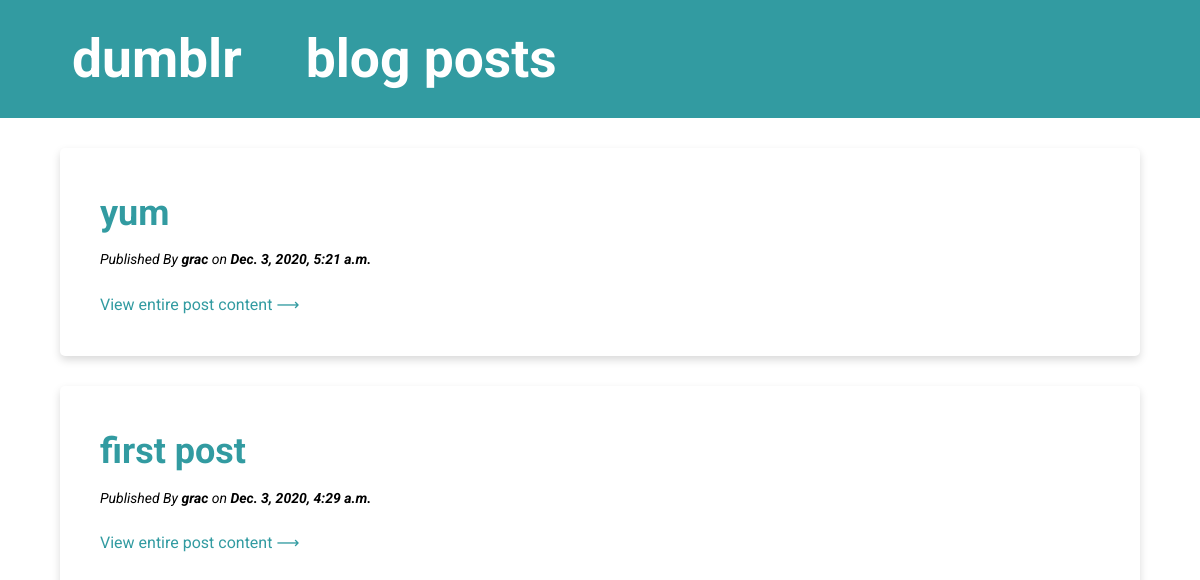
The app's page /blog, older data.
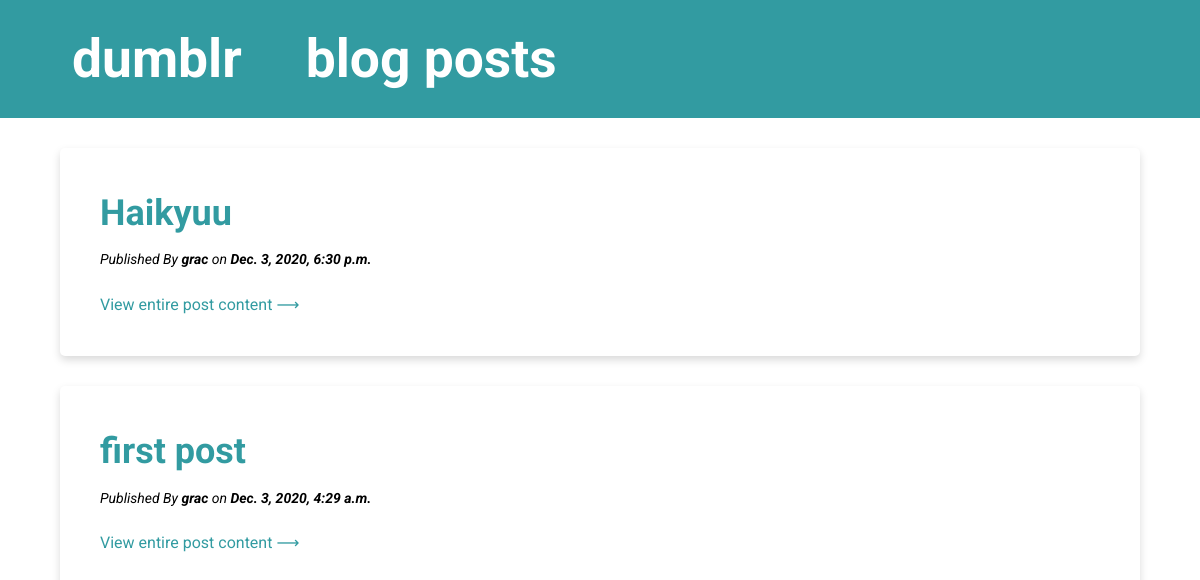
The same page, newer data.
### blog/models.py (models this page shows, shortened)
class Post(models.Model):
    author = models.ForeignKey(settings.AUTH_USER_MODEL, on_delete=models.CASCADE)
    title = models.CharField(max_length=200)
    text = models.TextField()
    created_date = models.DateTimeField(default=timezone.now)
    published_date = models.DateTimeField(blank=True, null=True)

### blog/views.py (the view)
# urls.py: path('blog', views.post_list, name='post_list'),
def post_list(request):
    posts = Post.objects.filter(published_date__lte=timezone.now()).order_by('-published_date')
    return render(request, 'blog/post_list.html', {'posts': posts})

### blog/templates/blog/post_list.html
{% extends 'blog/base.html' %}
{% load staticfiles %}
{% block styles %}
<link rel="stylesheet" href="{% static 'css/blog.css' %}">
{% endblock %}
{% block content %}
    {% for post in posts %}
        <div class="post-container">
            <div class="post">
                <h2><a href="{% url 'post_detail' id=post.id %}">{{ post.title }}</a></h2>
                <p class="publish-details"><i>Published By <b>{{ post.author }}</b> on <b>{{ post.published_date }}</b></i></p>
                <p class="post-details"><a href="{% url 'post_detail' id=post.id %}">View entire post content ⟶</a></p>
            </div>
        </div>
    {% endfor %}
{% endblock %}

### blog/templates/blog/base.html (shortened to what this page needs)
{% load static %}
<html>
    <head>
        <link rel="stylesheet" href="{% static 'css/base.css' %}">
        {% block styles %}
        {% endblock %}
    </head>
    <body>
        <div class="page-header">
            <h1><a href="/">dumblr</a></h1>
            <h1><a href="/blog">blog posts</a></h1>
        </div>
        <div class="content container">
            <div class="row">
                <div class="col-md-8">
                    {% block content %}
                    {% endblock %}
                </div>
            </div>
        </div>
    </body>
</html>

### blog/static/css/base.css (style rules this page uses)
* { margin: 0px; }
body { font-family: 'Roboto'; }
.page-header { margin-top: 0; padding: 0px 40px; background-color: #329ba1; overflow: hidden; }
.page-header h1, .page-header h1 a, .page-header h1 a:visited, .page-header h1 a:active { color: white; font-size: 40pt; text-decoration: none; margin: 0px; float: left; padding: 14px 16px; }
a { color: #329ba1; text-decoration: none; }

### blog/static/css/blog.css (style rules this page uses)
.post { margin: 30px 60px; padding: 30px; box-shadow: 0 4px 8px 0 rgba(0,0,0,0.15); transition: 0.3s; border-radius: 5px; }
.post h2, .post h2 a, .post h2 a:visited { color: #329ba1; text-decoration: none; font-size: 36px; }
.post p, .post h2 { line-height: 140%; margin: 10px; }
.post .publish-details { font-size: 14px; margin-top: 12px; margin-bottom: 24px; }

Row changes from the older to the newer data that the page shows:
removed Post: title "yum", author "grac", published_date "Dec. 3, 2020, 5:21 a.m."
added Post: title "Haikyuu", author "grac", published_date "Dec. 3, 2020, 6:30 p.m."
